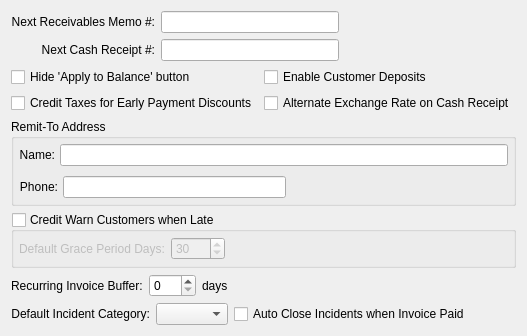
     <widget class="QWidget" name="_ar">
      <attribute name="title">
       <string>Accounts Receivable</string>
      </attribute>
      <layout class="QGridLayout" name="gridLayout_6">
       <item row="0" column="0">
        <layout class="QHBoxLayout" name="horizontalLayout_2">
         <item>
          <layout class="QVBoxLayout" name="verticalLayout">
           <item>
            <layout class="QGridLayout" name="gridLayout_5">
             <item row="0" column="0" colspan="2">
              <layout class="QGridLayout" name="gridLayout_4">
               <item row="0" column="0">
                <widget class="QLabel" name="_nextARMemoNumberLit">
                 <property name="text">
                  <string>Next Receivables Memo #:</string>
                 </property>
                 <property name="alignment">
                  <set>Qt::AlignRight|Qt::AlignTrailing|Qt::AlignVCenter</set>
                 </property>
                 <property name="buddy">
                  <cstring>_nextARMemoNumber</cstring>
                 </property>
                </widget>
               </item>
               <item row="0" column="1">
                <layout class="QHBoxLayout">
                 <property name="spacing">
                  <number>0</number>
                 </property>
                 <item>
                  <widget class="XLineEdit" name="_nextARMemoNumber">
                   <property name="alignment">
                    <set>Qt::AlignRight</set>
                   </property>
                  </widget>
                 </item>
                 <item>
                  <spacer>
                   <property name="orientation">
                    <enum>Qt::Horizontal</enum>
                   </property>
                   <property name="sizeType">
                    <enum>QSizePolicy::Expanding</enum>
                   </property>
                   <property name="sizeHint" stdset="0">
                    <size>
                     <width>34</width>
                     <height>20</height>
                    </size>
                   </property>
                  </spacer>
                 </item>
                </layout>
               </item>
               <item row="1" column="0">
                <widget class="QLabel" name="_nextCashRcptNumberLit">
                 <property name="text">
                  <string>Next Cash Receipt #:</string>
                 </property>
                 <property name="alignment">
                  <set>Qt::AlignRight|Qt::AlignTrailing|Qt::AlignVCenter</set>
                 </property>
                 <property name="buddy">
                  <cstring>_nextARMemoNumber</cstring>
                 </property>
                </widget>
               </item>
               <item row="1" column="1">
                <layout class="QHBoxLayout" name="_3">
                 <property name="spacing">
                  <number>0</number>
                 </property>
                 <item>
                  <widget class="XLineEdit" name="_nextCashRcptNumber">
                   <property name="alignment">
                    <set>Qt::AlignRight</set>
                   </property>
                  </widget>
                 </item>
                 <item>
                  <spacer>
                   <property name="orientation">
                    <enum>Qt::Horizontal</enum>
                   </property>
                   <property name="sizeType">
                    <enum>QSizePolicy::Expanding</enum>
                   </property>
                   <property name="sizeHint" stdset="0">
                    <size>
                     <width>34</width>
                     <height>20</height>
                    </size>
                   </property>
                  </spacer>
                 </item>
                </layout>
               </item>
              </layout>
             </item>
             <item row="1" column="0">
              <widget class="QCheckBox" name="_hideApplyto">
               <property name="text">
                <string>Hide 'Apply to Balance' button</string>
               </property>
              </widget>
             </item>
             <item row="1" column="1">
              <widget class="QCheckBox" name="_customerDeposits">
               <property name="text">
                <string>Enable Customer Deposits</string>
               </property>
              </widget>
             </item>
             <item row="3" column="0" colspan="2">
              <widget class="QGroupBox" name="_remitToGroup">
               <property name="title">
                <string>Remit-To Address</string>
               </property>
               <layout class="QVBoxLayout">
                <property name="spacing">
                 <number>5</number>
                </property>
                <property name="margin">
                 <number>5</number>
                </property>
                <item>
                 <layout class="QHBoxLayout">
                  <property name="spacing">
                   <number>5</number>
                  </property>
                  <item>
                   <widget class="QLabel" name="_nameLit">
                    <property name="text">
                     <string>Name:</string>
                    </property>
                    <property name="alignment">
                     <set>Qt::AlignRight|Qt::AlignTrailing|Qt::AlignVCenter</set>
                    </property>
                   </widget>
                  </item>
                  <item>
                   <widget class="XLineEdit" name="_name"/>
                  </item>
                 </layout>
                </item>
                <item>
                 <widget class="AddressCluster" name="_address">
                  <property name="focusPolicy">
                   <enum>Qt::StrongFocus</enum>
                  </property>
                 </widget>
                </item>
                <item>
                 <layout class="QHBoxLayout">
                  <property name="spacing">
                   <number>5</number>
                  </property>
                  <item>
                   <widget class="QLabel" name="_phoneLit">
                    <property name="text">
                     <string>Phone:</string>
                    </property>
                    <property name="alignment">
                     <set>Qt::AlignRight|Qt::AlignTrailing|Qt::AlignVCenter</set>
                    </property>
                   </widget>
                  </item>
                  <item>
                   <layout class="QHBoxLayout">
                    <property name="spacing">
                     <number>0</number>
                    </property>
                    <item>
                     <widget class="XLineEdit" name="_phone"/>
                    </item>
                    <item>
                     <spacer>
                      <property name="orientation">
                       <enum>Qt::Horizontal</enum>
                      </property>
                      <property name="sizeType">
                       <enum>QSizePolicy::Expanding</enum>
                      </property>
                      <property name="sizeHint" stdset="0">
                       <size>
                        <width>20</width>
                        <height>20</height>
                       </size>
                      </property>
                     </spacer>
                    </item>
                   </layout>
                  </item>
                 </layout>
                </item>
               </layout>
              </widget>
             </item>
             <item row="4" column="0" colspan="2">
              <widget class="QGroupBox" name="_warnLate">
               <property name="title">
                <string>Credit Warn Customers when Late</string>
               </property>
               <property name="checkable">
                <bool>true</bool>
               </property>
               <property name="checked">
                <bool>false</bool>
               </property>
               <layout class="QHBoxLayout">
                <property name="margin">
                 <number>5</number>
                </property>
                <item>
                 <widget class="QLabel" name="_graceDaysLit">
                  <property name="text">
                   <string>Default Grace Period Days:</string>
                  </property>
                  <property name="buddy">
                   <cstring>_graceDays</cstring>
                  </property>
                 </widget>
                </item>
                <item>
                 <widget class="QSpinBox" name="_graceDays">
                  <property name="maximum">
                   <number>9999</number>
                  </property>
                  <property name="value">
                   <number>30</number>
                  </property>
                 </widget>
                </item>
                <item>
                 <spacer>
                  <property name="orientation">
                   <enum>Qt::Horizontal</enum>
                  </property>
                  <property name="sizeHint" stdset="0">
                   <size>
                    <width>40</width>
                    <height>20</height>
                   </size>
                  </property>
                 </spacer>
                </item>
               </layout>
              </widget>
             </item>
             <item row="5" column="0" colspan="2">
              <layout class="QHBoxLayout">
               <item>
                <widget class="QLabel" name="_recurringBufferLit">
                 <property name="text">
                  <string>Recurring Invoice Buffer:</string>
                 </property>
                 <property name="buddy">
                  <cstring>_recurringBuffer</cstring>
                 </property>
                </widget>
               </item>
               <item>
                <widget class="QSpinBox" name="_recurringBuffer">
                 <property name="maximum">
                  <number>999</number>
                 </property>
                </widget>
               </item>
               <item>
                <widget class="QLabel" name="_recurringBufferDaysLit">
                 <property name="sizePolicy">
                  <sizepolicy hsizetype="Expanding" vsizetype="Preferred">
                   <horstretch>0</horstretch>
                   <verstretch>0</verstretch>
                  </sizepolicy>
                 </property>
                 <property name="text">
                  <string>days</string>
                 </property>
                </widget>
               </item>
              </layout>
             </item>
             <item row="6" column="0" colspan="2">
              <layout class="QHBoxLayout" name="horizontalLayout">
               <item>
                <widget class="QLabel" name="_incdtCategory_2">
                 <property name="text">
                  <string>Default Incident Category:</string>
                 </property>
                 <property name="alignment">
                  <set>Qt::AlignRight|Qt::AlignTrailing|Qt::AlignVCenter</set>
                 </property>
                </widget>
               </item>
               <item>
                <widget class="XComboBox" name="_incdtCategory">
                 <property name="allowNull">
                  <bool>true</bool>
                 </property>
                 <property name="type">
                  <enum>XComboBox::IncidentCategory</enum>
                 </property>
                </widget>
               </item>
               <item>
                <widget class="QCheckBox" name="_closeARIncdt">
                 <property name="text">
                  <string>Auto Close Incidents when Invoice Paid</string>
                 </property>
                </widget>
               </item>
               <item>
                <spacer name="horizontalSpacer">
                 <property name="orientation">
                  <enum>Qt::Horizontal</enum>
                 </property>
                 <property name="sizeHint" stdset="0">
                  <size>
                   <width>40</width>
                   <height>20</height>
                  </size>
                 </property>
                </spacer>
               </item>
              </layout>
             </item>
             <item row="2" column="0">
              <widget class="QCheckBox" name="_discountTax">
               <property name="text">
                <string>Credit Taxes for Early Payment Discounts</string>
               </property>
              </widget>
             </item>
             <item row="2" column="1">
              <widget class="QCheckBox" name="_altCashExchangeRate">
               <property name="text">
                <string>Alternate Exchange Rate on Cash Receipt</string>
               </property>
              </widget>
             </item>
            </layout>
           </item>
           <item>
            <spacer>
             <property name="orientation">
              <enum>Qt::Vertical</enum>
             </property>
             <property name="sizeType">
              <enum>QSizePolicy::Expanding</enum>
             </property>
             <property name="sizeHint" stdset="0">
              <size>
               <width>20</width>
               <height>0</height>
              </size>
             </property>
            </spacer>
           </item>
          </layout>
         </item>
         <item>
          <spacer name="horizontalSpacer_2">
           <property name="orientation">
            <enum>Qt::Horizontal</enum>
           </property>
           <property name="sizeHint" stdset="0">
            <size>
             <width>0</width>
             <height>20</height>
            </size>
           </property>
          </spacer>
         </item>
        </layout>
       </item>
      </layout>
     </widget>
